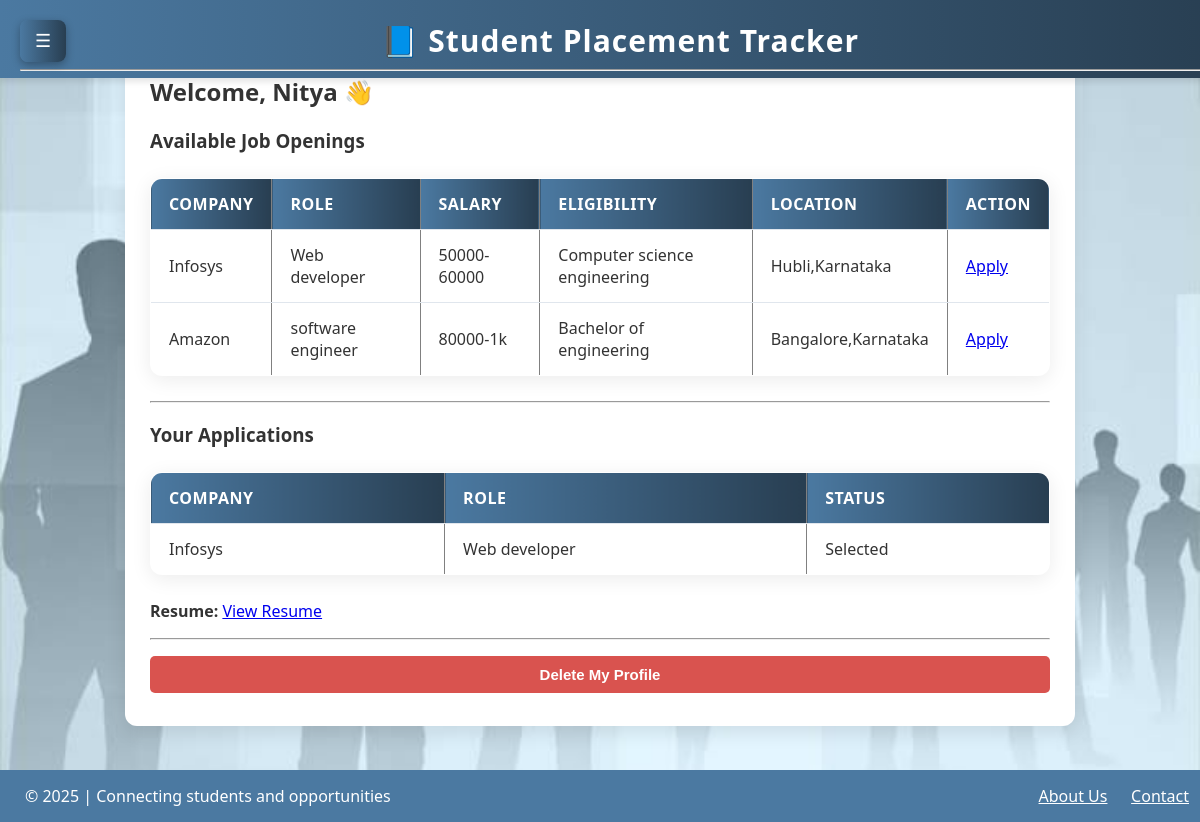
Page /student_dashboard (signed in) on the committed database.
### app.py (models this page shows)
class User(db.Model):
    id = db.Column(db.Integer, primary_key=True)
    username = db.Column(db.String(100), unique=True, nullable=False)
    email = db.Column(db.String(100), unique=True, nullable=False)
    password = db.Column(db.String(200), nullable=False)
    role = db.Column(db.String(20), nullable=False, default='student')
    student = db.relationship('Student', backref='user', uselist=False)

class Job(db.Model):
    id = db.Column(db.Integer, primary_key=True)
    company_name = db.Column(db.String(100), nullable=False)
    role = db.Column(db.String(100), nullable=False)
    salary = db.Column(db.String(50))
    eligibility = db.Column(db.String(200))
    location = db.Column(db.String(100))
    applications = db.relationship('Application', backref='job')

class Application(db.Model):
    id = db.Column(db.Integer, primary_key=True)
    student_id = db.Column(db.Integer, db.ForeignKey('student.id'), nullable=False)
    job_id = db.Column(db.Integer, db.ForeignKey('job.id'), nullable=False)
    status = db.Column(db.String(50), default="Applied")

### app.py (the view)
@app.route('/student_dashboard')
def student_dashboard():
    if session.get('role') != 'student' or 'user_id' not in session:
        flash("Access denied! Students only.", "danger")
        return redirect(url_for('login'))
    user_id = session['user_id']
    student = Student.query.filter_by(user_id=user_id).first()
    if not student:
        flash("Student record not found. Please register or login.", "danger")
        return redirect(url_for('login'))
    jobs = Job.query.all()
    applications = Application.query.filter_by(student_id=student.id).all()
    return render_template('student_dashboard.html', student=student, jobs=jobs, applications=applications)

### templates/student_dashboard.html
{% extends "base.html" %}
{% block content %}
<h2>Welcome, {{ student.user.username }} 👋</h2>
<h3>Available Job Openings</h3>
{% if jobs %}
<table border="1" cellpadding="8">
    <tr>
        <th>Company</th>
        <th>Role</th>
        <th>Salary</th>
        <th>Eligibility</th>
        <th>Location</th>
        <th>Action</th>
    </tr>
    {% for job in jobs %}
    <tr>
        <td>{{ job.company_name }}</td>
        <td>{{ job.role }}</td>
        <td>{{ job.salary }}</td>
        <td>{{ job.eligibility }}</td>
        <td>{{ job.location }}</td>
        <td>
            <a href="{{ url_for('apply_job', job_id=job.id) }}">Apply</a>
        </td>
    </tr>
    {% endfor %}
</table>
{% else %}
<p>No jobs posted yet.</p>
{% endif %}
<hr>
<h3>Your Applications</h3>
{% if applications %}
<table border="1" cellpadding="8">
    <tr>
        <th>Company</th>
        <th>Role</th>
        <th>Status</th>
    </tr>
    {% for app in applications %}
    <tr>
        <td>{{ app.job.company_name }}</td>
        <td>{{ app.job.role }}</td>
        <td>{{ app.status }}</td>
    </tr>
    {% endfor %}
</table>
<p>
    <strong>Resume:</strong>
    {% if student.resume_path %}
        <a href="{{ url_for('static', filename='resumes/' + student.resume_path) }}" target="_blank">View Resume</a>
    {% else %}
        No resume uploaded.
    {% endif %}
</p>
{% else %}
<p>You haven’t applied to any jobs yet.</p>
{% endif %}
<hr>
<form action="{{ url_for('delete_account') }}" method="POST"
      onsubmit="return confirm('Are you sure you want to delete your profile? This action cannot be undone.')">
    <button type="submit"
            style="background-color: #d9534f; color: white; padding: 10px 20px; border: none; border-radius: 5px; cursor: pointer;">
        Delete My Profile
    </button>
</form>
{% endblock %}

### templates/base.html (shortened to what this page needs)
<!DOCTYPE html>
<html lang="en">
<head>
  <link rel="stylesheet" href="{{ url_for('static', filename='css/style.css') }}">
</head>
<body>
  <button class="toggle-btn" onclick="toggleSidebar()">☰</button>
  <header>
    <h1>📘 Student Placement Tracker</h1>
    <hr>
  </header>
  <main class="main-content">
    {% block content %}{% endblock %}
  </main>
  <br> <br><br>
  <footer>
    <div class="footer-left">
      <span>© 2025 | Connecting students and opportunities</span>
    </div>
    <div class="footer-right">
      <a href="{{ url_for('about') }}">About Us</a>
      <a href="{{ url_for('contact') }}">Contact</a>
    </div>
  </footer>
</body>
</html>

### static/css/style.css (style rules this page uses)
body { font-family: 'Segoe UI', Tahoma, Geneva, Verdana, sans-serif; margin: 0; padding: 0; background: linear-gradient(to right, #f0f4f8, #d9e2ec); color: #333; background-image: url(image.jpg); background-position: center; background-size:cover; }
header { background: linear-gradient(90deg, #4b79a1, #283e51); color: #fff; padding: 20px; text-align: center; box-shadow: 0 4px 6px rgba(0,0,0,0.1); height: 50px; }
header h1 { margin: 0; font-size: 30px; letter-spacing: 1px; }
main { padding: 30px; max-width: 900px; margin: 30px auto; background-color: #fff; box-shadow: 0px 8px 20px rgba(0,0,0,0.08); border-radius: 12px; transition: transform 0.2s ease; }
form input, form select, form button { padding: 12px; width: 100%; margin-top: 6px; border-radius: 8px; border: 1px solid #bbb; box-sizing: border-box; font-size: 15px; }
form button { background: #4b79a1; color: #fff; font-weight: 700; cursor: pointer; margin-top: 20px; transition: all 0.3s ease; }
form input, form textarea, form button { width: 100%; padding: 10px; margin: 8px 0; border: 1px solid #ccc; border-radius: 5px; }
form button { background: #27ae60; color: white; border: none; cursor: pointer; }
footer { display: flex; justify-content: space-between; align-items: center; padding: 10px 25px; background-color: #4b79a1; color: #fff; margin-top: 205px; }
.footer-right a { margin-top: 5px; margin-left: 20px; color: #fff; text-decoration: underline; font-size: medium; }
.footer-left { align-items: center; font-size: medium; }
table { width: 100%; border-collapse: collapse; margin: 25px 0; font-size: 16px; text-align: left; background: #ffffff; border-radius: 12px; overflow: hidden; box-shadow: 0 4px 20px rgba(0, 0, 0, 0.08); }
th, td { padding: 14px 18px; border-bottom: 1px solid #e0e6ed; }
th { background: linear-gradient(90deg, #4b79a1, #283e51); color: #fff; font-weight: 600; text-transform: uppercase; letter-spacing: 0.5px; }
td { color: #333; }
table tr:last-child td { border-bottom: none; }

### templates/base.html (style rules this page uses)
.toggle-btn { position: fixed; top: 20px; left: 20px; background: linear-gradient(90deg, #4b79a1, #283e51); color: #fff; border: none; padding: 10px 15px; cursor: pointer; font-size: 18px; border-radius: 8px; z-index: 1100; box-shadow: 0 3px 8px rgba(0, 0, 0, 0.3); transition: all 0.3s ease; }
body { display: flex; flex-direction: column; align-items: center; justify-content: flex-start; min-height: 100vh; overflow-x: hidden; margin: 0; }
header { position: fixed; top: 0; left: 0; width: 100vw; height: 38px; max-width: none; z-index: 100; }
footer { position: fixed; bottom: 0; left: 0; width: 100vw; max-width: none; z-index: 100; }
main { background: #fff; border-radius: 12px; box-shadow: 0 6px 20px rgba(0, 0, 0, 0.1); margin-top: 30px; margin-bottom: 30px; padding: 25px; width: 90%; max-width: 900px; text-align: left; z-index: 1; }
footer { width: 97%; background-color: #4b79a1; color: #fff; padding: 15px 25px; display: flex; justify-content: space-between; align-items: center; font-size: 14px; }
.footer-right a { color: #fff; margin-left: 20px; text-decoration: underline; }

### rows in the picture
User: user.username "Nitya"
Job: company_name "Infosys", role "Web developer", salary "50000-60000", eligibility "Computer science engineering", location "Hubli,Karnataka"
Job: company_name "Amazon", role "software engineer", salary "80000-1k", eligibility "Bachelor of engineering", location "Bangalore,Karnataka"
Application: job.company_name "Infosys", job.role "Web developer", status "Selected"
